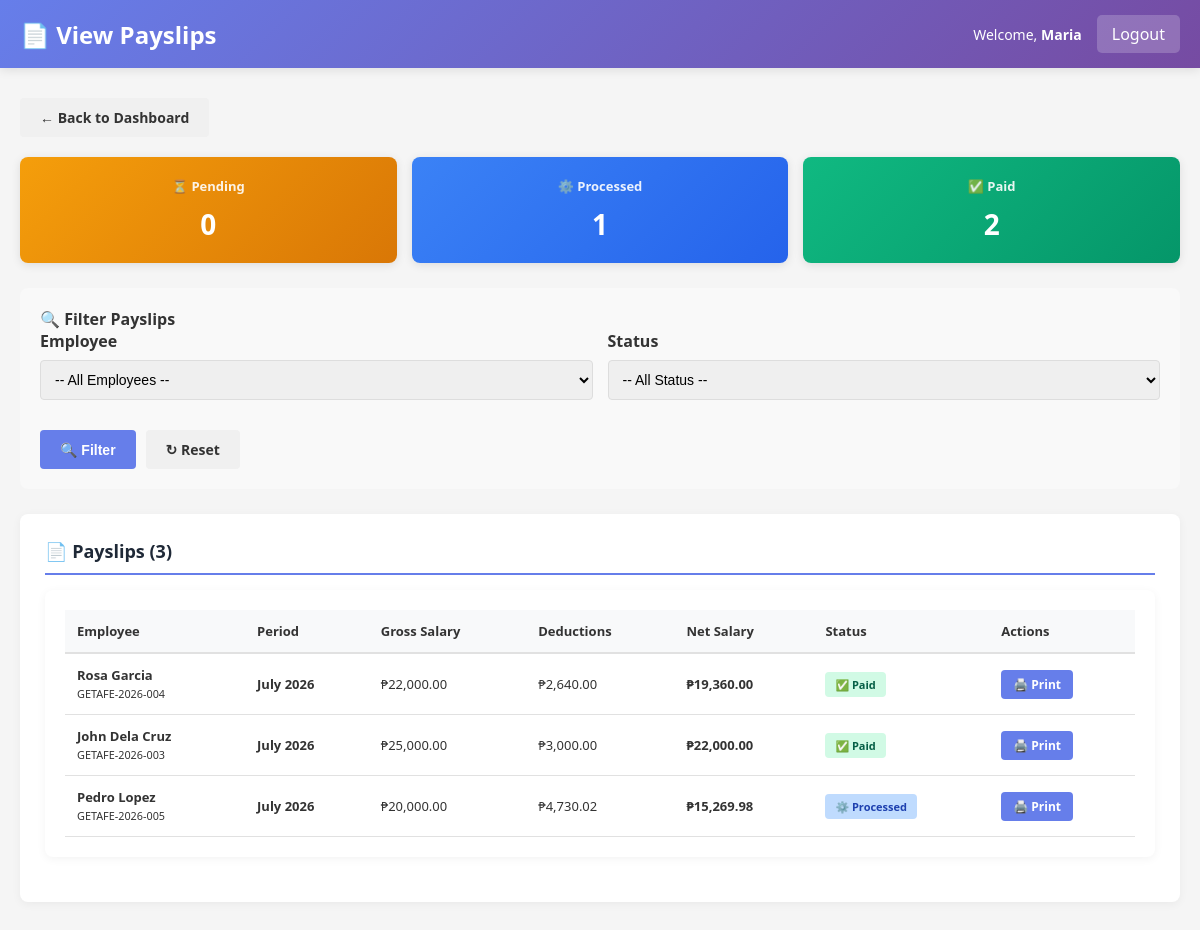
The app's page /staff/view_payslips.php (signed in) with its own data.
### tables this page shows
CREATE TABLE `employees` (
  `employee_id` int(11) NOT NULL AUTO_INCREMENT,
  `employee_code` varchar(20) NOT NULL,
  `first_name` varchar(50) NOT NULL,
  `last_name` varchar(50) NOT NULL,
  `email` varchar(100) NOT NULL,
  `phone` varchar(20) DEFAULT NULL,
  `position` varchar(100) DEFAULT NULL,
  `salary` decimal(10,2) DEFAULT NULL,
  `date_hired` date DEFAULT NULL,
  `status` enum('active','inactive') DEFAULT 'active',
  `created_at` timestamp NOT NULL DEFAULT current_timestamp(),
  `updated_at` timestamp NOT NULL DEFAULT current_timestamp() ON UPDATE current_timestamp(),
  `department` varchar(100) DEFAULT NULL,
  `qr_code` varchar(255) DEFAULT NULL,
  `qr_generated_date` datetime DEFAULT NULL,
  PRIMARY KEY (`employee_id`),
  UNIQUE KEY `employee_code` (`employee_code`),
  UNIQUE KEY `email` (`email`)
);

CREATE TABLE `payroll` (
  `payroll_id` int(11) NOT NULL AUTO_INCREMENT,
  `employee_id` int(11) NOT NULL,
  `payroll_month` int(11) DEFAULT NULL,
  `payroll_year` int(11) DEFAULT NULL,
  `gross_salary` decimal(10,2) DEFAULT NULL,
  `deductions` decimal(10,2) DEFAULT NULL,
  `net_salary` decimal(10,2) DEFAULT NULL,
  `status` enum('pending','processed','paid') DEFAULT 'pending',
  `created_at` timestamp NOT NULL DEFAULT current_timestamp(),
  PRIMARY KEY (`payroll_id`),
  KEY `employee_id` (`employee_id`),
  CONSTRAINT `payroll_ibfk_1` FOREIGN KEY (`employee_id`) REFERENCES `employees` (`employee_id`)
);

### includes/functions.php (called while the page is built, shortened)
<?php
function get_employee_info($conn, $employee_id) {
    $stmt = $conn->prepare("SELECT * FROM employees WHERE employee_id = ? LIMIT 1");
    $stmt->bind_param("i", $employee_id);
    $stmt->execute();
    $res = $stmt->get_result();
    $row = $res->fetch_assoc();
    return $row ?: null;
}
?>

### includes/payroll_functions.php (called while the page is built, shortened)
<?php
function format_currency($amount) {
    return '₱' . number_format($amount, 2);
}
?>

### staff/view_payslips.php (the view, shortened to what this page needs)
<?php
require_once '../config/database.php';
require_once '../includes/functions.php';
require_once '../includes/payroll_functions.php';
$staff = get_employee_info($conn, $_SESSION['employee_id']);
$where_clauses = [];
$where_sql = !empty($where_clauses) ? 'WHERE ' . implode(' AND ', $where_clauses) : '';
$payslips = $conn->query(
    "SELECT p.*, e.first_name, e.last_name, e.employee_code, e.position, e.salary
     FROM payroll p
     JOIN employees e ON p.employee_id = e.employee_id
     {$where_sql}
     ORDER BY p.payroll_year DESC, p.payroll_month DESC
     LIMIT 200"
)->fetch_all(MYSQLI_ASSOC);
$stats = [];
$stats_result = $conn->query(
    "SELECT
        COUNT(*) as total,
        SUM(CASE WHEN status = 'pending' THEN 1 ELSE 0 END) as pending_count,
        SUM(CASE WHEN status = 'processed' THEN 1 ELSE 0 END) as processed_count,
        SUM(CASE WHEN status = 'paid' THEN 1 ELSE 0 END) as paid_count
     FROM payroll"
);
if ($stats_result) {
    $stats = $stats_result->fetch_assoc();
}
?>
<!DOCTYPE html>
<html lang="en">
<head>
    <link rel="stylesheet" href="../assets/css/style.css">
</head>
<body>
    <div class="navbar">
        <h2>📄 View Payslips</h2>
        <div class="navbar-user">
            <span>Welcome, <strong><?php echo htmlspecialchars($staff['first_name']); ?></strong></span>
            <a href="../logout.php">Logout</a>
        </div>
    </div>
    <div class="container">
        <a href="dashboard.php" class="btn btn-secondary" style="margin-bottom: 20px;">← Back to Dashboard</a>
        <div class="stats-grid">
            <div class="stat-box warning">
                <h4>⏳ Pending</h4>
                <div class="stat-number"><?php echo (int)($stats['pending_count'] ?? 0); ?></div>
            </div>
            <div class="stat-box info">
                <h4>⚙️ Processed</h4>
                <div class="stat-number"><?php echo (int)($stats['processed_count'] ?? 0); ?></div>
            </div>
            <div class="stat-box success">
                <h4>✅ Paid</h4>
                <div class="stat-number"><?php echo (int)($stats['paid_count'] ?? 0); ?></div>
            </div>
        </div>
        <div class="filter-section">
            <h4 style="margin-top: 0;">🔍 Filter Payslips</h4>
            <form method="GET" style="display: flex; flex-direction: column; gap: 15px;">
                <div class="filter-grid">
                    <div class="filter-group">
                        <label>Employee</label>
                        <select name="employee">
                            <option value="">-- All Employees --</option>
                        </select>
                    </div>
                    <div class="filter-group">
                        <label>Status</label>
                        <select name="status">
                            <option value="">-- All Status --</option>
                        </select>
                    </div>
                </div>
                <div style="display: flex; gap: 10px;">
                    <button type="submit" class="btn btn-primary">🔍 Filter</button>
                    <a href="view_payslips.php" class="btn btn-secondary">↻ Reset</a>
                </div>
            </form>
        </div>
        <div class="card">
            <h3>📄 Payslips (<?php echo count($payslips); ?>)</h3>
            <?php if (!empty($payslips)): ?>
            <div class="table-container">
                <table>
                    <thead>
                        <tr>
                            <th>Employee</th>
                            <th>Period</th>
                            <th>Gross Salary</th>
                            <th>Deductions</th>
                            <th>Net Salary</th>
                            <th>Status</th>
                            <th>Actions</th>
                        </tr>
                    </thead>
                    <tbody>
                        <?php foreach ($payslips as $slip): ?>
                        <tr>
                            <td>
                                <strong><?php echo htmlspecialchars($slip['first_name'] . ' ' . $slip['last_name']); ?></strong><br>
                                <small><?php echo htmlspecialchars($slip['employee_code']); ?></small>
                            </td>
                            <td>
                                <strong><?php echo date('F Y', mktime(0, 0, 0, $slip['payroll_month'], 1, $slip['payroll_year'])); ?></strong>
                            </td>
                            <td><?php echo format_currency($slip['gross_salary']); ?></td>
                            <td><?php echo format_currency($slip['deductions']); ?></td>
                            <td><strong><?php echo format_currency($slip['net_salary']); ?></strong></td>
                            <td>
                                <?php
                                    $badge_class = 'badge-pending';
                                    $badge_text = '⏳ Pending';
                                    if ($slip['status'] === 'processed') {
                                        $badge_class = 'badge-processed';
                                        $badge_text = '⚙️ Processed';
                                    } elseif ($slip['status'] === 'paid') {
                                        $badge_class = 'badge-paid';
                                        $badge_text = '✅ Paid';
                                    }
                                ?>
                                <span class="badge <?php echo $badge_class; ?>"><?php echo $badge_text; ?></span>
                            </td>
                            <td>
                                <a href="print_payslip.php?payroll_id=<?php echo $slip['payroll_id']; ?>" class="btn btn-primary btn-small" target="_blank">🖨️ Print</a>
                            </td>
                        </tr>
                        <?php endforeach; ?>
                    </tbody>
                </table>
            </div>
            <?php else: ?>
            <p style="text-align: center; color: #999; padding: 30px;">No payslips found</p>
            <?php endif; ?>
        </div>
    </div>
</body>
</html>

### assets/css/style.css (style rules this page uses)
* { margin: 0; padding: 0; box-sizing: border-box; }
body { font-family: 'Segoe UI', Tahoma, Geneva, Verdana, sans-serif; background-color: #f5f5f5; color: #333; }
.navbar { background: linear-gradient(135deg, #667eea 0%, #764ba2 100%); color: white; padding: 20px; display: flex; justify-content: space-between; align-items: center; box-shadow: 0 2px 10px rgba(0, 0, 0, 0.1); }
.navbar h2 { font-size: 24px; font-weight: 600; }
.navbar-user { display: flex; gap: 15px; align-items: center; }
.navbar-user span { font-size: 14px; }
.navbar-user a { background: rgba(255, 255, 255, 0.2); color: white; padding: 8px 15px; text-decoration: none; border-radius: 5px; transition: background 0.3s; }
.container { max-width: 1200px; margin: 30px auto; padding: 0 20px; }
.card { background: white; border-radius: 8px; padding: 20px; margin-bottom: 20px; box-shadow: 0 2px 10px rgba(0, 0, 0, 0.05); }
.card h3 { color: #667eea; margin-bottom: 15px; font-size: 18px; }
.stat-box { background: linear-gradient(135deg, #667eea 0%, #764ba2 100%); color: white; padding: 20px; border-radius: 8px; text-align: center; box-shadow: 0 2px 10px rgba(0, 0, 0, 0.1); }
.stat-box h4 { font-size: 14px; margin-bottom: 10px; opacity: 0.9; }
.stat-number { font-size: 32px; font-weight: bold; }
.btn { display: inline-block; padding: 12px 24px; border: none; border-radius: 5px; cursor: pointer; font-size: 14px; font-weight: 600; text-decoration: none; transition: all 0.3s; }
.btn-primary { background: linear-gradient(135deg, #667eea 0%, #764ba2 100%); color: white; }
.btn-secondary { background: #6c757d; color: white; }
.table-container { background: white; border-radius: 8px; padding: 20px; margin-bottom: 20px; box-shadow: 0 2px 10px rgba(0, 0, 0, 0.05); }
table { width: 100%; border-collapse: collapse; }
table thead { background-color: #f8f9fa; border-bottom: 2px solid #ddd; }
table th { padding: 12px; text-align: left; font-weight: 600; color: #333; }
table td { padding: 12px; border-bottom: 1px solid #ddd; }
.badge { display: inline-block; padding: 5px 10px; border-radius: 20px; font-size: 12px; font-weight: 600; }
label { display: block; margin-bottom: 8px; font-weight: 600; color: #333; }
input[type="text"], input[type="email"], input[type="password"], input[type="number"], input[type="date"], select, textarea { width: 100%; padding: 10px; border: 1px solid #ddd; border-radius: 5px; font-size: 14px; transition: border-color 0.3s; }

### records on screen
employees: first_name "Maria"
payroll: employee.last_name "Rosa Garcia", employee.employee_code "GETAFE-2026-004", payroll_month+payroll_year "July 2026", gross_salary "₱22,000.00", deductions "₱2,640.00", net_salary "₱19,360.00", status "✅ Paid"
payroll: employee.last_name "John Dela Cruz", employee.employee_code "GETAFE-2026-003", payroll_month+payroll_year "July 2026", gross_salary "₱25,000.00", deductions "₱3,000.00", net_salary "₱22,000.00", status "✅ Paid"
payroll: employee.last_name "Pedro Lopez", employee.employee_code "GETAFE-2026-005", payroll_month+payroll_year "July 2026", gross_salary "₱20,000.00", deductions "₱4,730.02", net_salary "₱15,269.98", status "⚙️ Processed"

### other values on screen
$stats['pending_count'] "0"
$stats['processed_count'] "1"
$stats['paid_count'] "2"
count($payslips) "3"
